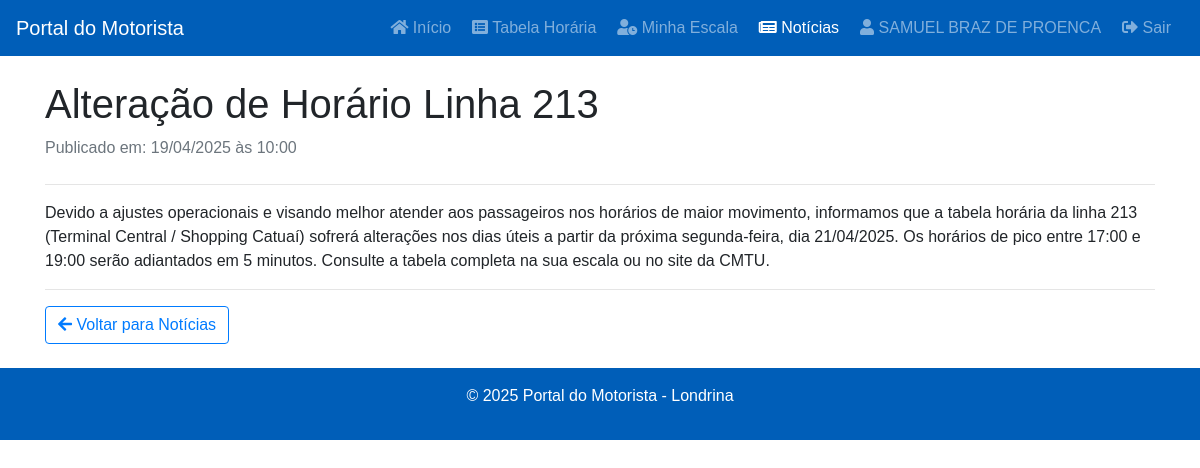
Page /ver_noticia.php?id=1 (signed in) on the committed database.
### tables this page shows
CREATE TABLE `noticias` (
  `id` int(11) NOT NULL,
  `titulo` varchar(255) NOT NULL,
  `resumo` text DEFAULT NULL,
  `conteudo_completo` longtext DEFAULT NULL,
  `data_publicacao` datetime NOT NULL,
  `imagem_destaque` varchar(255) DEFAULT NULL,
  `status` enum('publicada','rascunho','arquivada') NOT NULL DEFAULT 'rascunho',
  `data_modificacao` timestamp NULL DEFAULT NULL ON UPDATE current_timestamp() COMMENT 'Data da última modificação da notícia'
);

### ver_noticia.php (the view, shortened to what this page needs)
<?php
require_once 'db_config.php';
$noticia_encontrada = false;
$noticia_completa = null;
if (isset($_GET['id']) && filter_var($_GET['id'], FILTER_VALIDATE_INT) && $_GET['id'] > 0) {
    $noticia_id = (int)$_GET['id'];
    if (isset($pdo)) {
        try {
            $sql = "SELECT titulo, conteudo_completo, data_publicacao FROM noticias WHERE id = :id AND status = 'publicada' LIMIT 1";
            $stmt = $pdo->prepare($sql);
            $stmt->bindParam(':id', $noticia_id, PDO::PARAM_INT);
            $stmt->execute();
            $noticia_completa = $stmt->fetch(PDO::FETCH_ASSOC);
            if ($noticia_completa) {
                $noticia_encontrada = true;
            }
        } catch (PDOException $e) {
            error_log("Erro ao buscar notícia específica (ID: $noticia_id): " . $e->getMessage());
            $erro_busca = true;
        }
    } else { $erro_busca = true; }
}
require_once 'header.php';
?>
    <main class="container mt-4">
        <?php if ($noticia_encontrada): ?>
            <article>
                <header class="mb-4">
                    <h1><?php echo htmlspecialchars($noticia_completa['titulo']); ?></h1>
                    <p class="text-muted">
                        Publicado em: <?php
                            $data = new DateTime($noticia_completa['data_publicacao']);
                            echo $data->format('d/m/Y \à\s H:i');
                        ?>
                    </p>
                </header>
                <hr>
                <div class="conteudo-noticia">
                    <?php echo nl2br(htmlspecialchars($noticia_completa['conteudo_completo'])); ?>
                </div>
            </article>
            <hr>
            <a href="todas_noticias.php" class="btn btn-outline-primary"><i class="fas fa-arrow-left"></i> Voltar para Notícias</a>
        <?php endif; ?>
    </main>
<?php
require_once 'footer.php';
?>

### style.css (style rules this page uses)
:root { --cmtu-azul: #005EB8; --cmtu-amarelo: #FFDA29; --cmtu-verde: #008040; --cmtu-vermelho: #E60012; }
body { font-family: sans-serif; }
header { margin-bottom: 20px; }

### rows in the picture
noticias: titulo "Alteração de Horário Linha 213", data_publicacao "19/04/2025 às 10:00", conteudo_completo "Devido a ajustes operacionais e visando melhor atender aos passageiros nos horários de maior movimento, informamos que a tabela horária da linha 213 (Terminal Central / Shopping Catuaí) sofrerá alterações nos dias úteis a partir da próxima segunda-feira, dia 21/04/2025. Os horários de pico entre 17:00 e 19:00 serão adiantados em 5 minutos. Consulte a tabela completa na sua escala ou no site da CMTU."

### other values in the picture
$nome_usuario "SAMUEL BRAZ DE PROENCA"
